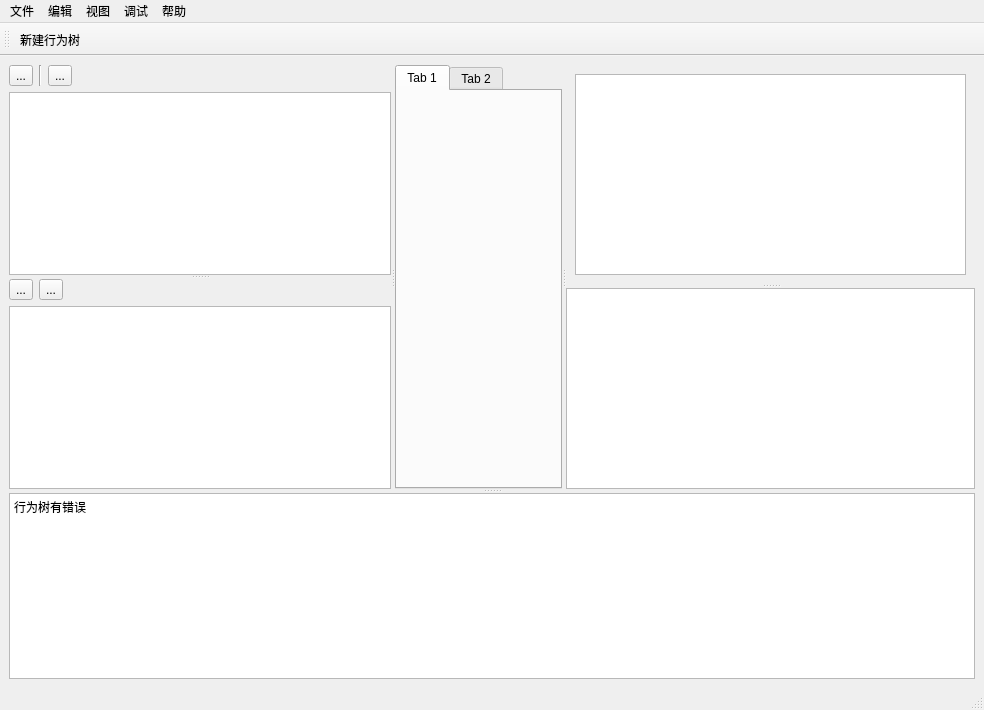
<?xml version="1.0" encoding="UTF-8"?>
<ui version="4.0">
 <class>MainWindow</class>
 <widget class="QMainWindow" name="MainWindow">
  <property name="geometry">
   <rect>
    <x>0</x>
    <y>0</y>
    <width>984</width>
    <height>710</height>
   </rect>
  </property>
  <property name="windowTitle">
   <string>MainWindow</string>
  </property>
  <widget class="QWidget" name="centralwidget">
   <layout class="QGridLayout" name="gridLayout_3">
    <item row="0" column="0">
     <widget class="QSplitter" name="splitter_4">
      <property name="orientation">
       <enum>Qt::Vertical</enum>
      </property>
      <widget class="QSplitter" name="splitter_3">
       <property name="orientation">
        <enum>Qt::Horizontal</enum>
       </property>
       <widget class="QSplitter" name="splitter">
        <property name="sizePolicy">
         <sizepolicy hsizetype="Minimum" vsizetype="Expanding">
          <horstretch>0</horstretch>
          <verstretch>0</verstretch>
         </sizepolicy>
        </property>
        <property name="orientation">
         <enum>Qt::Vertical</enum>
        </property>
        <widget class="QWidget" name="widgetWorkspace" native="true">
         <property name="sizePolicy">
          <sizepolicy hsizetype="Minimum" vsizetype="Preferred">
           <horstretch>0</horstretch>
           <verstretch>0</verstretch>
          </sizepolicy>
         </property>
         <layout class="QVBoxLayout" name="verticalLayout_2">
          <item>
           <layout class="QHBoxLayout" name="wsHLayout">
            <item>
             <widget class="QToolButton" name="toolButton_3">
              <property name="text">
               <string>...</string>
              </property>
              <property name="icon">
               <iconset resource="../resource/leibt.qrc">
                <normaloff>:/icon/new_tree.png</normaloff>:/icon/new_tree.png</iconset>
              </property>
              <property name="iconSize">
               <size>
                <width>16</width>
                <height>16</height>
               </size>
              </property>
             </widget>
            </item>
            <item>
             <widget class="Line" name="line">
              <property name="orientation">
               <enum>Qt::Vertical</enum>
              </property>
             </widget>
            </item>
            <item>
             <widget class="QToolButton" name="toolButton_4">
              <property name="text">
               <string>...</string>
              </property>
              <property name="icon">
               <iconset resource="../resource/leibt.qrc">
                <normaloff>:/icon/new_workspace.png</normaloff>:/icon/new_workspace.png</iconset>
              </property>
             </widget>
            </item>
            <item>
             <spacer name="horizontalSpacer_2">
              <property name="orientation">
               <enum>Qt::Horizontal</enum>
              </property>
              <property name="sizeHint" stdset="0">
               <size>
                <width>40</width>
                <height>20</height>
               </size>
              </property>
             </spacer>
            </item>
           </layout>
          </item>
          <item>
           <widget class="QTreeView" name="treeViewWorkspace"/>
          </item>
         </layout>
        </widget>
        <widget class="QWidget" name="widgetNodes" native="true">
         <property name="sizePolicy">
          <sizepolicy hsizetype="Minimum" vsizetype="Preferred">
           <horstretch>0</horstretch>
           <verstretch>0</verstretch>
          </sizepolicy>
         </property>
         <layout class="QVBoxLayout" name="verticalLayout_3">
          <item>
           <layout class="QHBoxLayout" name="horizontalLayout_3">
            <item>
             <widget class="QToolButton" name="toolButton_5">
              <property name="toolTip">
               <string/>
              </property>
              <property name="statusTip">
               <string/>
              </property>
              <property name="whatsThis">
               <string/>
              </property>
              <property name="text">
               <string>...</string>
              </property>
              <property name="icon">
               <iconset resource="../resource/leibt.qrc">
                <normaloff>:/icon/new_tree.png</normaloff>:/icon/new_tree.png</iconset>
              </property>
              <property name="iconSize">
               <size>
                <width>16</width>
                <height>16</height>
               </size>
              </property>
             </widget>
            </item>
            <item>
             <widget class="QToolButton" name="toolButton_6">
              <property name="text">
               <string>...</string>
              </property>
              <property name="icon">
               <iconset resource="../resource/leibt.qrc">
                <normaloff>:/icon/new_workspace.png</normaloff>:/icon/new_workspace.png</iconset>
              </property>
             </widget>
            </item>
            <item>
             <spacer name="horizontalSpacer_3">
              <property name="orientation">
               <enum>Qt::Horizontal</enum>
              </property>
              <property name="sizeHint" stdset="0">
               <size>
                <width>40</width>
                <height>20</height>
               </size>
              </property>
             </spacer>
            </item>
           </layout>
          </item>
          <item>
           <widget class="QTreeView" name="treeViewNodes"/>
          </item>
         </layout>
        </widget>
       </widget>
       <widget class="QTabWidget" name="tabWidgetBTView">
        <property name="currentIndex">
         <number>0</number>
        </property>
        <property name="movable">
         <bool>true</bool>
        </property>
        <widget class="QWidget" name="tab">
         <attribute name="title">
          <string>Tab 1</string>
         </attribute>
        </widget>
        <widget class="QWidget" name="tab_2">
         <attribute name="title">
          <string>Tab 2</string>
         </attribute>
        </widget>
       </widget>
       <widget class="QSplitter" name="splitter_2">
        <property name="orientation">
         <enum>Qt::Vertical</enum>
        </property>
        <widget class="QStackedWidget" name="stackedWidget">
         <property name="sizePolicy">
          <sizepolicy hsizetype="Minimum" vsizetype="Minimum">
           <horstretch>0</horstretch>
           <verstretch>0</verstretch>
          </sizepolicy>
         </property>
         <property name="mouseTracking">
          <bool>false</bool>
         </property>
         <property name="currentIndex">
          <number>0</number>
         </property>
         <widget class="QWidget" name="page">
          <layout class="QGridLayout" name="gridLayout_2">
           <item row="0" column="0">
            <widget class="QPlainTextEdit" name="plainTextEdit_2">
             <property name="readOnly">
              <bool>true</bool>
             </property>
            </widget>
           </item>
          </layout>
         </widget>
         <widget class="QWidget" name="page_2"/>
         <widget class="QWidget" name="page_3"/>
        </widget>
        <widget class="QWidget" name="widget" native="true">
         <layout class="QGridLayout" name="gridLayout">
          <item row="0" column="0">
           <widget class="QPlainTextEdit" name="plainTextEditComment">
            <property name="sizePolicy">
             <sizepolicy hsizetype="Expanding" vsizetype="Expanding">
              <horstretch>0</horstretch>
              <verstretch>0</verstretch>
             </sizepolicy>
            </property>
            <property name="readOnly">
             <bool>true</bool>
            </property>
           </widget>
          </item>
         </layout>
        </widget>
       </widget>
      </widget>
      <widget class="QPlainTextEdit" name="plainTextEdit">
       <property name="plainText">
        <string>行为树有错误</string>
       </property>
      </widget>
     </widget>
    </item>
   </layout>
  </widget>
  <widget class="QStatusBar" name="statusbar"/>
  <widget class="QMenuBar" name="menubar">
   <property name="geometry">
    <rect>
     <x>0</x>
     <y>0</y>
     <width>984</width>
     <height>23</height>
    </rect>
   </property>
   <widget class="QMenu" name="menu_file">
    <property name="title">
     <string>文件</string>
    </property>
    <addaction name="action_new_workspace"/>
    <addaction name="action_open_workspace"/>
    <addaction name="action_edit_workspace"/>
    <addaction name="action_reload_workspace"/>
    <addaction name="separator"/>
    <addaction name="actionexit"/>
   </widget>
   <widget class="QMenu" name="menu_edit">
    <property name="title">
     <string>编辑</string>
    </property>
   </widget>
   <widget class="QMenu" name="menu_view">
    <property name="title">
     <string>视图</string>
    </property>
   </widget>
   <widget class="QMenu" name="menu_debug">
    <property name="title">
     <string>调试</string>
    </property>
    <widget class="QMenu" name="menu">
     <property name="title">
      <string>切换该软件模式</string>
     </property>
     <addaction name="actionDebug"/>
     <addaction name="actionRelease"/>
    </widget>
    <addaction name="menu"/>
   </widget>
   <widget class="QMenu" name="menu_help">
    <property name="title">
     <string>帮助</string>
    </property>
   </widget>
   <addaction name="menu_file"/>
   <addaction name="menu_edit"/>
   <addaction name="menu_view"/>
   <addaction name="menu_debug"/>
   <addaction name="menu_help"/>
  </widget>
  <widget class="QToolBar" name="toolBar">
   <property name="windowTitle">
    <string>toolBar</string>
   </property>
   <attribute name="toolBarArea">
    <enum>TopToolBarArea</enum>
   </attribute>
   <attribute name="toolBarBreak">
    <bool>false</bool>
   </attribute>
   <addaction name="action_new_tree"/>
  </widget>
  <action name="action_new_workspace">
   <property name="text">
    <string>新建工作区</string>
   </property>
  </action>
  <action name="action_open_workspace">
   <property name="text">
    <string>打开工作区</string>
   </property>
   <property name="iconText">
    <string>打开工作区</string>
   </property>
   <property name="shortcut">
    <string>Ctrl+W</string>
   </property>
  </action>
  <action name="action_edit_workspace">
   <property name="text">
    <string>编辑工作区</string>
   </property>
  </action>
  <action name="action_reload_workspace">
   <property name="text">
    <string>重新加载工作区</string>
   </property>
   <property name="shortcut">
    <string>Ctrl+R</string>
   </property>
  </action>
  <action name="action_new_tree">
   <property name="icon">
    <iconset>
     <normaloff>C:/Users/linyin/Desktop/新建项目.png</normaloff>C:/Users/linyin/Desktop/新建项目.png</iconset>
   </property>
   <property name="text">
    <string>新建行为树</string>
   </property>
   <property name="toolTip">
    <string>&lt;html&gt;&lt;head/&gt;&lt;body&gt;&lt;p&gt;新建行为树&lt;/p&gt;&lt;/body&gt;&lt;/html&gt;</string>
   </property>
   <property name="shortcut">
    <string>Ctrl+N</string>
   </property>
  </action>
  <action name="actionexit">
   <property name="text">
    <string>exit</string>
   </property>
  </action>
  <action name="actionDebug">
   <property name="checkable">
    <bool>true</bool>
   </property>
   <property name="text">
    <string>Debug</string>
   </property>
  </action>
  <action name="actionRelease">
   <property name="checkable">
    <bool>true</bool>
   </property>
   <property name="text">
    <string>Release</string>
   </property>
  </action>
 </widget>
 <resources>
  <include location="../resource/leibt.qrc"/>
 </resources>
 <connections/>
</ui>
